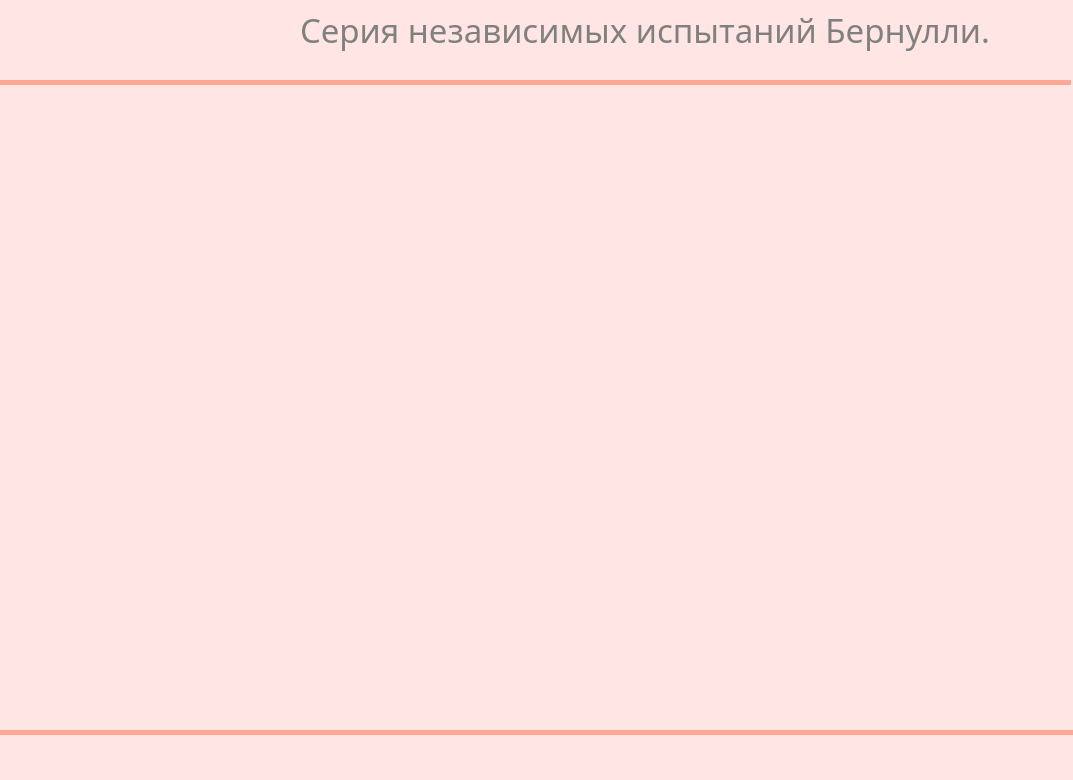
<?xml version="1.0" encoding="UTF-8"?>
<ui version="4.0">
 <class>MainWindow</class>
 <widget class="QMainWindow" name="MainWindow">
  <property name="geometry">
   <rect>
    <x>0</x>
    <y>0</y>
    <width>1073</width>
    <height>780</height>
   </rect>
  </property>
  <property name="windowTitle">
   <string>MainWindow</string>
  </property>
  <property name="styleSheet">
   <string notr="true">background-color: rgb(255, 229, 228);</string>
  </property>
  <widget class="QWidget" name="centralwidget">
   <widget class="QLabel" name="label">
    <property name="geometry">
     <rect>
      <x>300</x>
      <y>-20</y>
      <width>800</width>
      <height>100</height>
     </rect>
    </property>
    <property name="font">
     <font>
      <family>Haettenschweiler</family>
      <pointsize>25</pointsize>
      <weight>50</weight>
      <italic>false</italic>
      <bold>false</bold>
     </font>
    </property>
    <property name="styleSheet">
     <string notr="true">color: grey

</string>
    </property>
    <property name="text">
     <string>Серия независимых испытаний Бернулли.</string>
    </property>
   </widget>
   <widget class="QLabel" name="label_4">
    <property name="geometry">
     <rect>
      <x>0</x>
      <y>80</y>
      <width>1071</width>
      <height>5</height>
     </rect>
    </property>
    <property name="styleSheet">
     <string notr="true">background-color: rgb(255, 166, 148);</string>
    </property>
    <property name="text">
     <string/>
    </property>
   </widget>
   <widget class="QLabel" name="label_2">
    <property name="geometry">
     <rect>
      <x>0</x>
      <y>80</y>
      <width>551</width>
      <height>371</height>
     </rect>
    </property>
    <property name="text">
     <string/>
    </property>
    <property name="pixmap">
     <pixmap>../../Downloads/pngwing.com (1).png</pixmap>
    </property>
   </widget>
   <widget class="QLabel" name="label_3">
    <property name="geometry">
     <rect>
      <x>0</x>
      <y>-30</y>
      <width>491</width>
      <height>1001</height>
     </rect>
    </property>
    <property name="text">
     <string/>
    </property>
    <property name="pixmap">
     <pixmap>../../Downloads/pngwing.com (1).png</pixmap>
    </property>
   </widget>
   <widget class="QLabel" name="label_5">
    <property name="geometry">
     <rect>
      <x>0</x>
      <y>730</y>
      <width>1074</width>
      <height>5</height>
     </rect>
    </property>
    <property name="styleSheet">
     <string notr="true">background-color: rgb(255, 166, 148);</string>
    </property>
    <property name="text">
     <string/>
    </property>
   </widget>
   <zorder>label_3</zorder>
   <zorder>label_2</zorder>
   <zorder>label</zorder>
   <zorder>label_4</zorder>
   <zorder>label_5</zorder>
  </widget>
  <widget class="QStatusBar" name="statusbar"/>
 </widget>
 <resources/>
 <connections/>
</ui>
